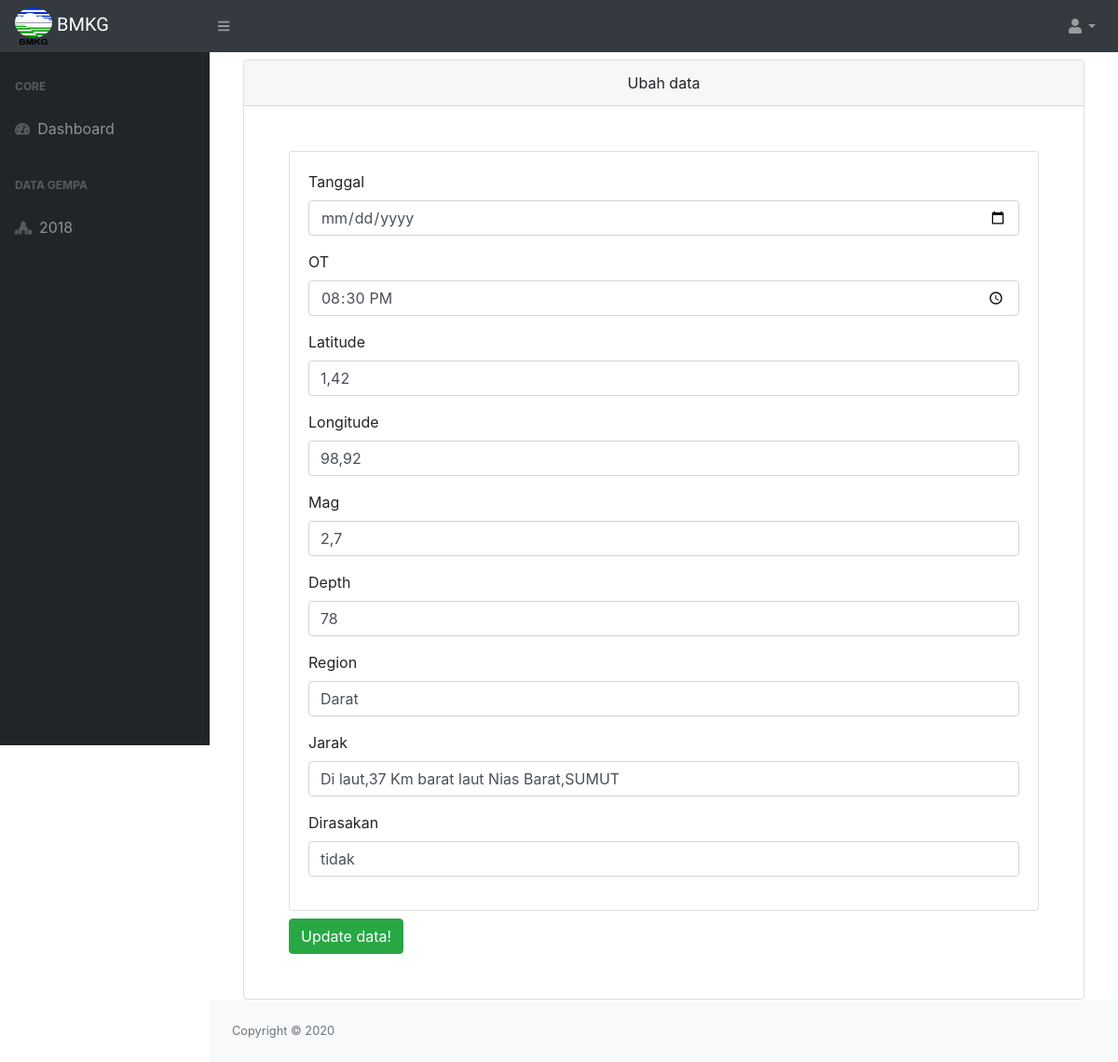
/ubah.php?no=11 (signed in), run on the app's committed database.
### tables this page shows
CREATE TABLE `data2018dst` (
  `no` int(11) NOT NULL,
  `date` varchar(128) NOT NULL,
  `OT(UTC)` time NOT NULL,
  `lat` varchar(128) NOT NULL,
  `long` varchar(128) NOT NULL,
  `mag` varchar(128) NOT NULL,
  `depth` varchar(128) NOT NULL,
  `region` varchar(128) NOT NULL,
  `jarak` varchar(128) NOT NULL,
  `dirasakan` varchar(128) NOT NULL
);

### functions.php (called while the page is built, shortened)
<?php
$conn = mysqli_connect("localhost", "root", "", "gempa");
function query($query)
{
  global $conn;
  $result = mysqli_query($conn, $query);
  $rows = [];
  while ($row = mysqli_fetch_assoc($result)) {
    $rows[] = $row;
  }
  return $rows;
}

### ubah.php (the view, shortened to what this page needs)
<?php
require 'functions.php';
?>
<!DOCTYPE html>
<html lang="en">
<head>
  <link href="https://cdn.datatables.net/1.10.20/css/dataTables.bootstrap4.min.css" rel="stylesheet" />
  <link href="dist/css/styles.css" rel="stylesheet" />
</head>
<body class="sb-nav-fixed">
  <?php
  $no= $_GET["no"];
  $dat = query("SELECT * FROM data2018dst WHERE no=$no")[0];
  ?>
  <nav class="sb-topnav navbar navbar-expand navbar-dark bg-dark">
    <a class="navbar-brand cursive" href="index.html"><img src="src/assets/img/bmkg.png" class="kecil"> BMKG</a><button class="btn btn-link btn-sm order-1 order-lg-0" id="sidebarToggle" href="#"><i class="fas fa-bars"></i></button>
    <ul class="navbar-nav ml-auto ml-md-0">
      <li class="nav-item dropdown">
        <a class="nav-link dropdown-toggle" id="userDropdown" href="#" role="button" data-toggle="dropdown" aria-haspopup="true" aria-expanded="false"><i class="fas fa-user fa-fw"></i></a>
      </li>
    </ul>
  </nav>
  <div id="layoutSidenav">
    <div id="layoutSidenav_nav">
      <nav class="sb-sidenav accordion sb-sidenav-dark" id="sidenavAccordion">
        <div class="sb-sidenav-menu">
          <div class="nav">
            <div class="sb-sidenav-menu-heading">Core</div>
            <a class="nav-link" href="index">
              <div class="sb-nav-link-icon"><i class="fas fa-tachometer-alt"></i></div>
              Dashboard
            </a>
            <div class="sb-sidenav-menu-heading">Data Gempa</div>
            <a class="nav-link" href="gempa">
              <div class="sb-nav-link-icon"><i class="fas fa-place-of-worship"></i></div>
              2018
            </a>
          </div>
        </div>
      </nav>
    </div>
    <div id="layoutSidenav_content">
      <main>
        <div class="container-fluid mt-2">
          <div class="col-md">
            <div class="card">
              <div class="card-header text-center">
                Ubah data
              </div>
              <div class="card-body p-5">
                <form action="" method="post" enctype="multipart/form-data">
                  <div class="card">
                    <div class="card-body">
                      <div class="form-group">
                        <label for="date">Tanggal</label>
                        <input type="date" class="form-control" id="date" value="<?= $dat['date']; ?>" name="date" placeholder="Masukkan Tanggal" required>
                      </div>
                        <div class="form-group">
                        <label for="OT(UTC)">OT</label>
                        <input type="time" class="form-control" id="OT(UTC)" value="<?= $dat['OT(UTC)']; ?>" name="OT(UTC)" placeholder="Masukkan OT" required>
                      </div>
                      <div class="form-group">
                        <label for="lat">Latitude</label>
                        <input type="text" class="form-control" id="lat" value="<?= $dat['lat']; ?>" name="lat" placeholder="Masukkan Latitude" required>
                      </div>
                      <div class="form-group">
                        <label for="long">Longitude</label>
                        <input type="text" class="form-control" id="long" value="<?= $dat['long']; ?>" name="long" placeholder="Masukkan Longitude" required>
                      </div>
                      <div class="form-group">
                        <label for="mag">Mag</label>
                        <input type="text" class="form-control" id="mag" value="<?= $dat['mag']; ?>" name="mag" placeholder="Masukkan Mag" required>
                      </div>
                      <div class="form-group">
                        <label for="depth">Depth</label>
                        <input type="text" class="form-control" id="depth" value="<?= $dat['depth']; ?>" name="depth" placeholder="Masukkan Depth" required>
                      </div>
                      <div class="form-group">
                        <label for="region">Region</label>
                        <input type="text" class="form-control" id="region" value="<?= $dat['region']; ?>" name="region" placeholder="Masukkan Region" required>
                      </div>
                      <div class="form-group">
                        <label for="jarak">Jarak</label>
                        <input type="text" class="form-control" value="<?= $dat['jarak']; ?>" id="keterangan" name="jarak" placeholder="Masukkan Jarak" required>
                      </div>
                      <div class="form-group">
                        <label for="dirasakan">Dirasakan</label>
                        <input type="text" class="form-control" value="<?= $dat['dirasakan']; ?>" id="dirasakan" name="dirasakan" placeholder="Masukkan Yang Dirasakan" required>
                      </div>
                    </div>
                  </div>
                  <div class="row mt-2">
                    <div class="col-md">
                      <button type="submit" name="submit" class="btn btn-success">Update data!</button>
                    </div>
                  </div>
                </form>
              </div>
            </div>
          </div>
        </div>
      </main>
      <footer class="py-4 bg-light mt-auto">
        <div class="container-fluid">
          <div class="d-flex align-items-center justify-content-between small">
            <div class="text-muted">Copyright &copy; <?= date('Y'); ?></div>
          </div>
        </div>
      </footer>
    </div>
  </div>
</body>
</html>

### ubah.php (style rules this page uses)
.cursive { font-family: 'Lemonada', cursive; }
.kecil { width: 40px; height: 40px; }

### data on the page
data2018dst: value "20:30:00", lat "1,42", long "98,92", mag "2,7", depth "78", region "Darat", jarak "Di laut,37 Km barat laut Nias Barat,SUMUT", dirasakan "tidak"
